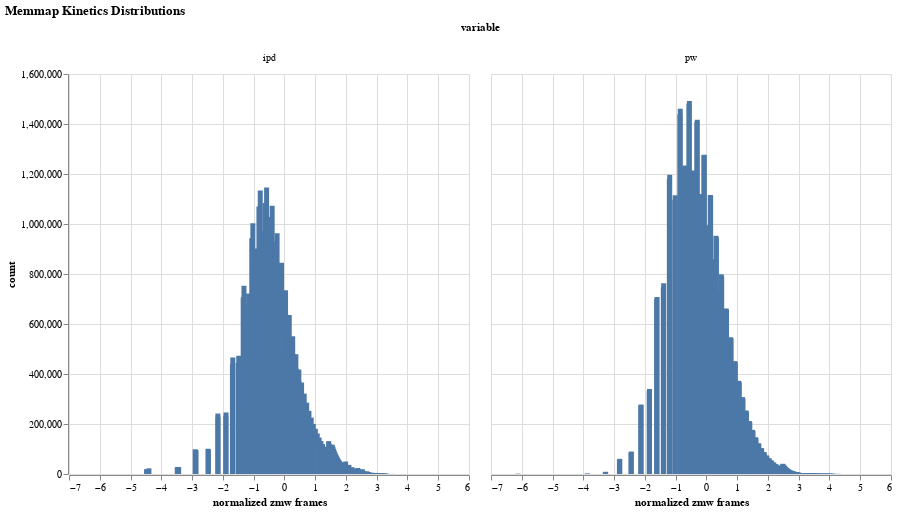

Notebook code for this chart:
### Code cell
# plot the histograms of the two features
cont_df = pl.DataFrame({'ipd':x[...,1][mask].flatten().to(cpu),
                        'pw':x[...,2][mask].flatten().to(cpu)})
alt.Chart(cont_df.unpivot()).mark_bar().encode(
      alt.X('value:Q').title('normalized zmw frames'),
      alt.Y('count():Q').scale(type='linear').title('count'),
  ).properties(
      width=400,
      height=400,
  ).facet(
      column='variable:N'
  ).properties(
      title="Memmap Kinetics Distributions"
  )

### Figure 1 — Vega specification as saved in the notebook (floating-point values rounded to 4 significant figures; data arrays with more than 128 entries replaced by an {"elided": "..."} marker saying what was removed)
{"$schema": "https://vega.github.io/schema/vega/v5.json", "data": [{"name": "source_0", "values": {"elided": "895 records"}}, {"name": "column_domain", "values": [{"variable": "ipd", "count": 477}, {"variable": "pw", "count": 418}]}, {"name": "source_0_x_domain_value", "values": [{"min": -6.133, "max": 5.281}]}, {"name": "source_0_y_domain___count", "values": [{"min": 1, "max": 1491630}]}], "signals": [{"name": "child_width", "value": 400}, {"name": "child_height", "value": 400}], "marks": [{"type": "group", "name": "column-title", "title": {"text": "variable", "offset": 10, "style": "guide-title"}, "role": "column-title"}, {"type": "group", "name": "row_header", "encode": {"update": {"height": {"signal": "child_height"}}}, "axes": [{"scale": "y", "tickCount": {"signal": "ceil(child_height/40)"}, "title": "count", "grid": false, "orient": "left", "labelOverlap": true, "zindex": 0}], "role": "row-header"}, {"type": "group", "name": "column_header", "from": {"data": "column_domain"}, "sort": {"field": "datum[\"variable\"]", "order": "ascending"}, "encode": {"update": {"width": {"signal": "child_width"}}}, "title": {"text": {"signal": "isValid(parent[\"variable\"]) ? parent[\"variable\"] : \"\"+parent[\"variable\"]"}, "style": "guide-label", "offset": 10, "frame": "group"}, "role": "column-header"}, {"type": "group", "name": "column_footer", "from": {"data": "column_domain"}, "sort": {"field": "datum[\"variable\"]", "order": "ascending"}, "encode": {"update": {"width": {"signal": "child_width"}}}, "axes": [{"scale": "x", "title": "normalized zmw frames", "labelFlush": true, "labelOverlap": true, "orient": "bottom", "zindex": 0, "tickCount": {"signal": "ceil(child_width/40)"}, "grid": false}], "role": "column-footer"}, {"type": "group", "name": "cell", "from": {"facet": {"data": "source_0", "name": "facet", "groupby": ["variable"]}}, "sort": {"field": ["datum[\"variable\"]"], "order": ["ascending"]}, "encode": {"update": {"width": {"signal": "child_width"}, "height": {"signal": "child_height"}}}, "marks": [{"type": "rect", "name": "child_marks", "from": {"data": "facet"}, "encode": {"update": {"fill": {"value": "#4c78a8"}, "width": {"value": 5}, "xc": {"field": "value", "scale": "x"}, "y": {"field": "__count", "scale": "y"}, "y2": {"value": 0, "scale": "y"}}}, "style": ["bar"]}], "axes": [{"scale": "x", "maxExtent": 0, "minExtent": 0, "aria": false, "grid": true, "tickCount": {"signal": "ceil(child_width/40)"}, "ticks": false, "labels": false, "zindex": 0, "domain": false, "orient": "bottom", "gridScale": "y"}, {"scale": "y", "zindex": 0, "grid": true, "gridScale": "x", "tickCount": {"signal": "ceil(child_height/40)"}, "domain": false, "minExtent": 0, "orient": "left", "aria": false, "ticks": false, "maxExtent": 0, "labels": false}], "style": "cell"}], "scales": [{"name": "x", "type": "linear", "domain": [{"signal": "(data(\"source_0_x_domain_value\")[0] || {}).min"}, {"signal": "(data(\"source_0_x_domain_value\")[0] || {}).max"}], "range": [0, {"signal": "child_width"}], "nice": true, "padding": 5, "zero": false}, {"name": "y", "type": "linear", "domain": [{"signal": "(data(\"source_0_y_domain___count\")[0] || {}).min"}, {"signal": "(data(\"source_0_y_domain___count\")[0] || {}).max"}], "range": [{"signal": "child_height"}, 0], "zero": true, "nice": true}], "title": {"text": "Memmap Kinetics Distributions", "anchor": "start"}, "layout": {"padding": 20, "offset": {"columnTitle": 10}, "columns": {"signal": "length(data('column_domain'))"}, "bounds": "full", "align": "all"}, "padding": 5, "background": "white"}
